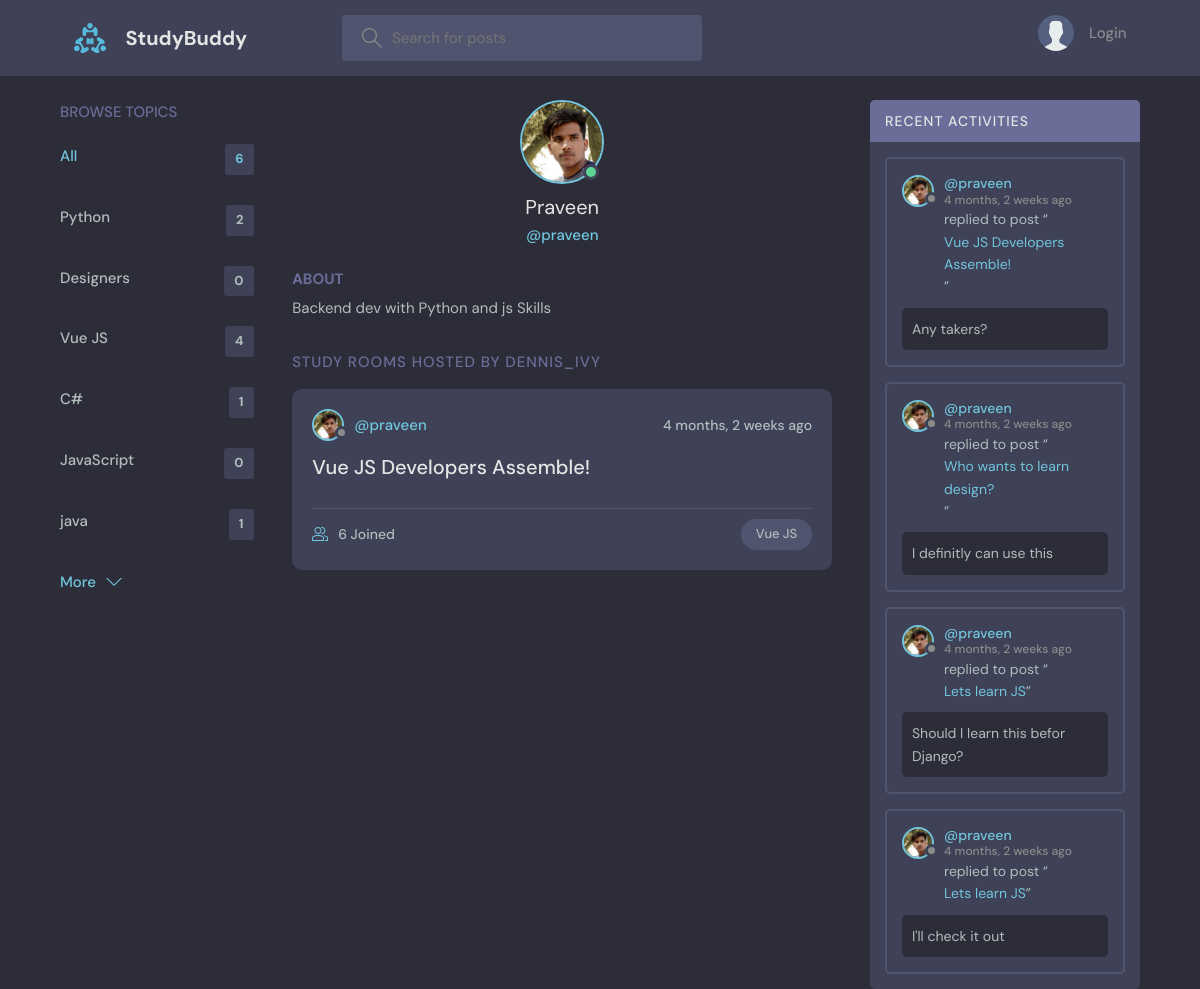
Page /profile/2/ on the earlier database version.
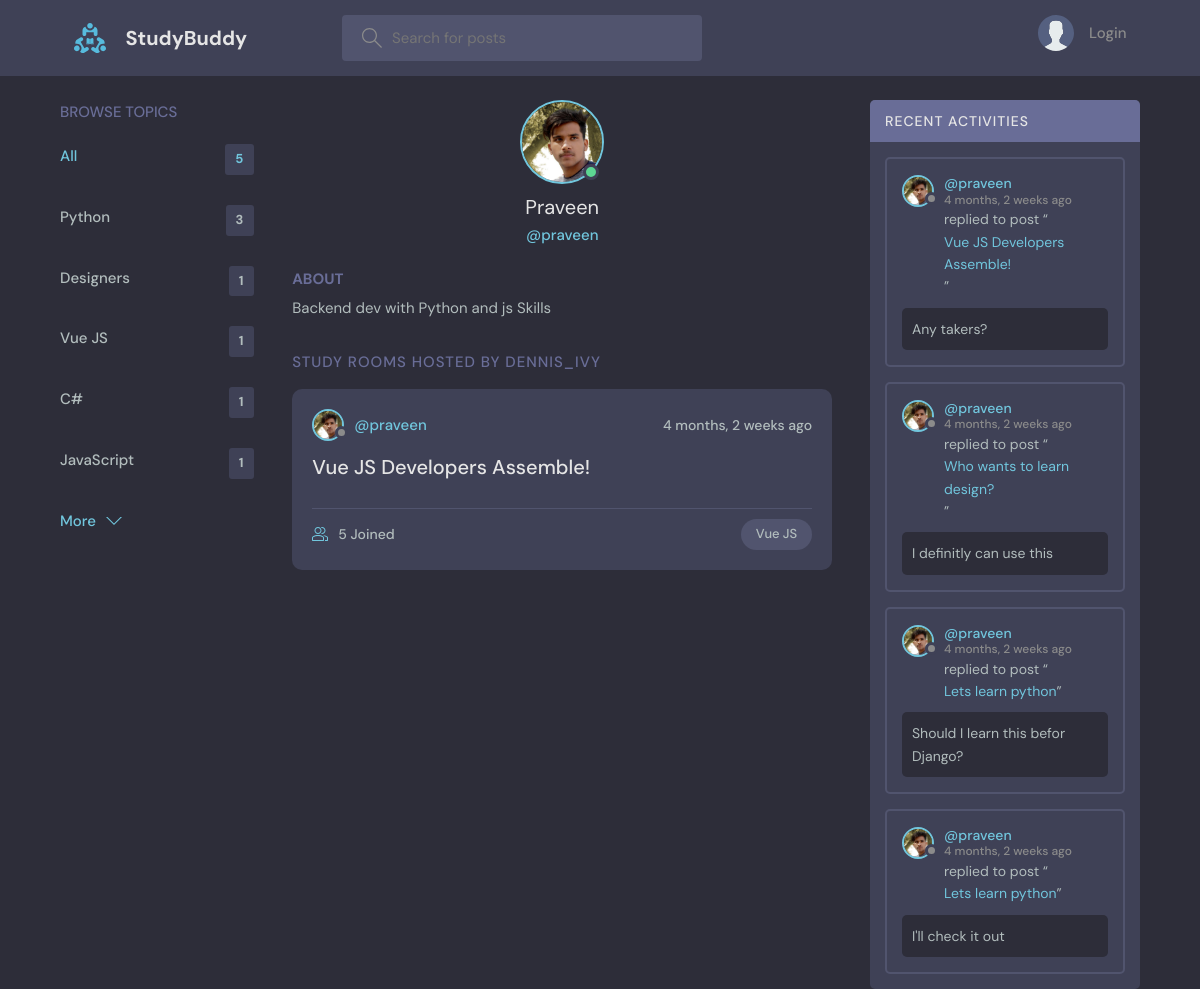
Same page on the later database version.
### base/models.py (models this page shows, shortened)
class Topic(models.Model):
    name = models.CharField(max_length=200)

class Room(models.Model):
    host = models.ForeignKey(User, on_delete=models.SET_NULL, null=True)
    topic = models.ForeignKey(Topic, on_delete=models.SET_NULL, null=True)
    name = models.CharField(max_length=200)
    description = models.TextField(null=True, blank=True)
    participants = models.ManyToManyField(
        User, related_name='participants', blank=True)
    updated = models.DateTimeField(auto_now=True)
    created = models.DateTimeField(auto_now_add=True)
    class Meta:
        ordering = ['-updated', '-created']
    def __str__(self):
        return self.name

class User(AbstractUser):
    name = models.CharField(max_length=200, null=True)
    email = models.EmailField(unique=True, null=True)
    bio = models.TextField(null=True)
    avatar = models.ImageField(null=True, default="avatar.svg")
    USERNAME_FIELD = 'email'
    REQUIRED_FIELDS = []

class Message(models.Model):
    user = models.ForeignKey(User, on_delete=models.CASCADE)
    room = models.ForeignKey(Room, on_delete=models.CASCADE)
    body = models.TextField()
    updated = models.DateTimeField(auto_now=True)
    created = models.DateTimeField(auto_now_add=True)
    class Meta:
        ordering = ['-updated', '-created']

### base/views.py (the view)
# urls.py: path('profile/<str:pk>/', views.userProfile, name="user-profile"),
def userProfile(request, pk):
    user = User.objects.get(id=pk)
    rooms = user.room_set.all()
    room_messages = user.message_set.all()
    topics = Topic.objects.all()
    context = {'user': user, 'rooms': rooms,
               'room_messages': room_messages, 'topics': topics}
    return render(request, 'base/profile.html', context)

### base/templates/base/profile.html (shortened to what this page needs)
{% extends 'main.html' %}
{% block content %}
<main class="profile-page layout layout--3">
  <div class="container">
    {% include 'base/topics_component.html' %}
    <div class="roomList">
      <div class="profile">
        <div class="profile__avatar">
          <div class="avatar avatar--large active">
            <img src="{{user.avatar.url}}" />
          </div>
        </div>
        <div class="profile__info">
          <h3>{{user.name}}</h3>
          <p>@{{user.username}}</p>
        </div>
        <div class="profile__about">
          <h3>About</h3>
          <p>
            {{user.bio}}
          </p>
        </div>
      </div>
      <div class="roomList__header">
        <div>
          <h2>Study Rooms Hosted by dennis_ivy</a>
          </h2>
        </div>
      </div>
      {% include 'base/feed_component.html' %}
    </div>
    {% include 'base/activity_component.html' %}
  </div>
</main>
{% endblock content %}

### base/templates/base/topics_component.html
<div class="topics">
    <div class="topics__header">
        <h2>Browse Topics</h2>
    </div>
    <ul class="topics__list">
        <li>
            <a href="{% url 'home' %}" class="active">All <span>{{topics.count}}</span></a>
        </li>
        {% for topic in topics %}
        <li>
            <a href="{% url 'home' %}?q={{topic.name}}">{{topic.name}}<span>{{topic.room_set.all.count}}</span></a>
        </li>
        {% endfor %}
    </ul>
    <a class="btn btn--link" href="{% url 'topics' %}">
        More
        <svg version="1.1" xmlns="http://www.w3.org/2000/svg" width="32" height="32" viewBox="0 0 32 32">
            <title>chevron-down</title>
            <path d="M16 21l-13-13h-3l16 16 16-16h-3l-13 13z"></path>
        </svg>
    </a>
</div>

### base/templates/base/feed_component.html (shortened to what this page needs)
{% for room in rooms %}
<div class="roomListRoom">
    <div class="roomListRoom__header">
        <a href="{% url 'user-profile' room.host.id %}" class="roomListRoom__author">
            <div class="avatar avatar--small">
                <img src="{{room.host.avatar.url}}" />
            </div>
            <span>@{{room.host.username}}</span>
        </a>
        <div class="roomListRoom__actions">
            <span>{{room.created|timesince}} ago</span>
        </div>
    </div>
    <div class="roomListRoom__content">
        <a href="{% url 'room' room.id %}">{{room.name}}</a>
    </div>
    <div class="roomListRoom__meta">
        <a href="{% url 'room' room.id %}" class="roomListRoom__joined">
            {{room.participants.all.count}} Joined
        </a>
        <p class="roomListRoom__topic">{{room.topic.name}}</p>
    </div>
</div>
{% endfor %}

### base/templates/base/activity_component.html (shortened to what this page needs)
<div class="activities">
    <div class="activities__header">
        <h2>Recent Activities</h2>
    </div>
    {% for message in room_messages %}
    <div class="activities__box">
        <div class="activities__boxHeader roomListRoom__header">
            <a href="{% url 'user-profile' message.user.id %}" class="roomListRoom__author">
                <div class="avatar avatar--small">
                    <img src="{{message.user.avatar.url}}" />
                </div>
                <p>
                    @{{message.user.username}}
                    <span>{{message.created|timesince}} ago</span>
                </p>
            </a>
        </div>
        <div class="activities__boxContent">
            <p>replied to post “<a href="{% url 'room' message.room.id %}">{{message.room}}</a>”</p>
            <div class="activities__boxRoomContent">{{message.body}}</div>
        </div>
    </div>
    {% endfor %}
</div>

Differences in the rows shown:
removed Topic: name "java", room_set.all.count "1"
computed for Topic "Python": room_set.all.count "2" → "3"
computed for Topic "Designers": room_set.all.count "0" → "1"
computed for Topic "Vue JS": room_set.all.count "4" → "1"
computed for Topic "JavaScript": room_set.all.count "0" → "1"
computed for Room "Vue JS Developers Assemble!": participants.all.count "6" → "5"
changed through a linked row, Message "Should I learn this befor Django?": room "Lets learn JS" → "Lets learn python"
changed through a linked row, Message "I'll check it out": room "Lets learn JS" → "Lets learn python"
Other differences:
{{ topics.count }}: "6" → "5"
